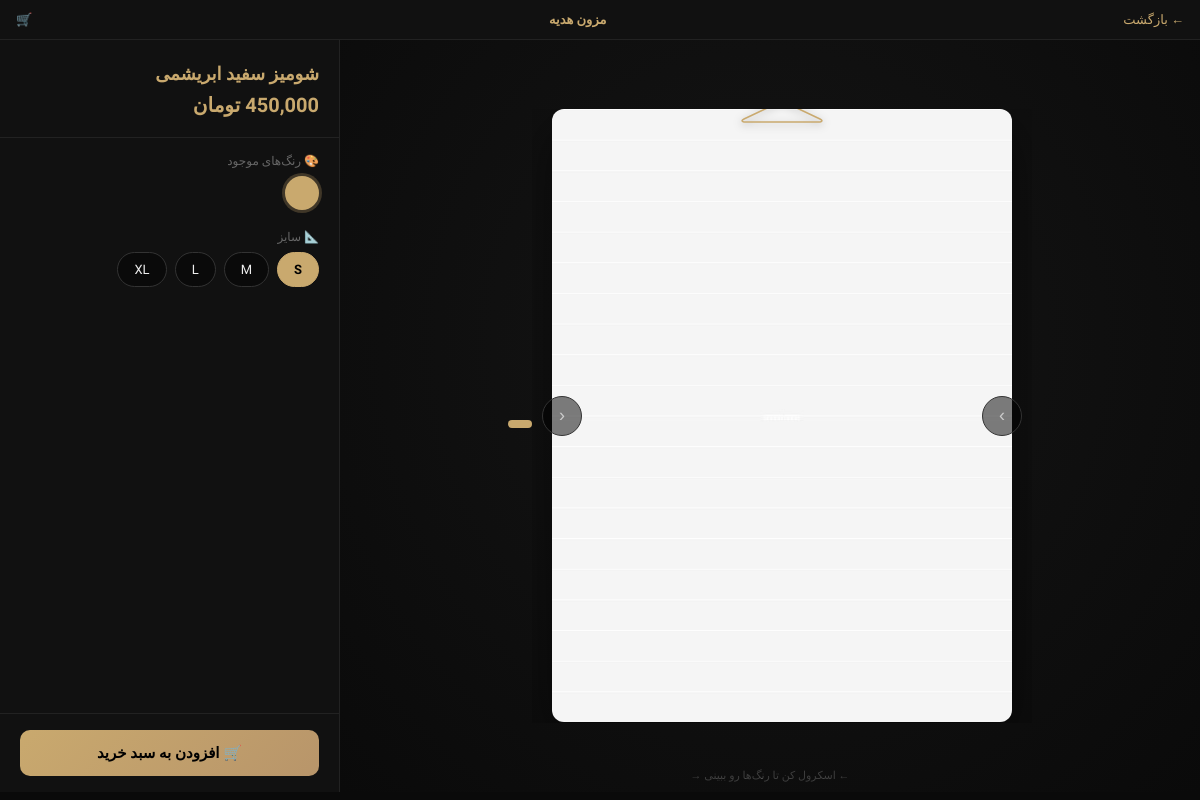
The page /tryon/1 on the database its author committed.
### tables this page shows
CREATE TABLE products (
            id INTEGER PRIMARY KEY AUTOINCREMENT,
            name TEXT NOT NULL,
            description TEXT,
            price INTEGER NOT NULL,
            old_price INTEGER,
            category_id INTEGER,
            image TEXT,
            sizes TEXT DEFAULT 'S,M,L,XL',
            colors TEXT,
            stock INTEGER DEFAULT 100,
            discount INTEGER DEFAULT 0,
            is_featured INTEGER DEFAULT 0,
            is_active INTEGER DEFAULT 1,
            rating REAL DEFAULT 4.5,
            reviews_count INTEGER DEFAULT 0,
            created_at TIMESTAMP DEFAULT CURRENT_TIMESTAMP,
            FOREIGN KEY (category_id) REFERENCES categories(id)
        );

### app.py (the view)
@app.route('/tryon/<int:product_id>')
def virtual_tryon(product_id):
    db = get_db()
    product = db.execute('SELECT * FROM products WHERE id = ?', (product_id,)).fetchone()
    if not product:
        flash('محصول یافت نشد', 'warning')
        return redirect(url_for('home'))
    settings = {row['key']: row['value'] for row in db.execute('SELECT * FROM settings').fetchall()}
    colors = []
    if product['colors']:
        colors = [c.strip() for c in product['colors'].split(',')]
    mannequin_colors = [
        {'name': 'سفید', 'hex': '#FFFFFF'},
        {'name': 'کرم', 'hex': '#F5F5DC'},
        {'name': 'صورتی', 'hex': '#FFB6C1'},
        {'name': 'طوسی', 'hex': '#808080'},
        {'name': 'مشکی', 'hex': '#000000'},
    ]
    return render_template('tryon.html', product=product, colors=colors,
                         mannequin_colors=mannequin_colors, settings=settings)

### app.py (called while the page is built)
def get_db():
    if 'db' not in g:
        g.db = sqlite3.connect(app.config['DATABASE'])
        g.db.row_factory = sqlite3.Row
    return g.db

@app.after_request
def add_security_headers(response):
    response.headers['X-Content-Type-Options'] = 'nosniff'
    response.headers['X-Frame-Options'] = 'SAMEORIGIN'
    response.headers['X-XSS-Protection'] = '1; mode=block'
    return response

### templates/tryon.html (shortened to what this page needs)
<!DOCTYPE html><html lang="fa" dir="rtl"><head>
</head><body>
<div class="topbar">
<a href="/product/{{ product.id }}">← بازگشت</a>
<a href="/" style="font-weight:600">مزون هدیه</a>
<a href="/cart">🛒</a>
</div>
<div class="page">
<div class="carousel-wrap" id="carouselWrap">
<div class="carousel" id="carousel">
<button class="arrow arrow-l" onclick="slide(-1)">›</button>
<button class="arrow arrow-r" onclick="slide(1)">‹</button>
<div class="hanger">
</div>
<div class="slides" id="slides">
{% if product_images %}
{% for img in product_images %}
<div class="slide">
<img src="{{ img.image }}" alt="{{ product.name }} {{ img.color_name }}" draggable="false">
{% if img.color_name %}
<div class="color-label">{{ img.color_name }}</div>
{% endif %}
</div>
{% endfor %}
{% else %}
{% if product.image %}
<div class="slide">
<img src="{{ product.image }}" alt="{{ product.name }}" draggable="false">
</div>
{% endif %}
{% endif %}
</div>
</div>
<div class="dots" id="dots">
{% if product_images %}
{% for img in product_images %}
<div class="dot {% if loop.first %}on{% endif %}" onclick="goTo({{ loop.index0 }})"></div>
{% endfor %}
{% else %}
<div class="dot on"></div>
{% endif %}
</div>
<div class="hint">← اسکرول کن تا رنگ‌ها رو ببینی →</div>
</div>
<div class="sidebar">
<div class="sb-hd">
<h2>{{ product.name }}</h2>
<div class="price">{{ "{:,}".format(product.price) }} تومان</div>
</div>
<div class="sb-bd">
<div class="grp">
<div class="grp-l">🎨 رنگ‌های موجود</div>
<div class="row">
{% if product_images %}
{% for img in product_images %}
<button class="cdot {% if loop.first %}on{% endif %}" style="background:{{ img.color_hex if img.color_hex else '#888' }}" onclick="goTo({{ loop.index0 }})" title="{{ img.color_name }}"></button>
{% endfor %}
{% else %}
<button class="cdot on" style="background:#c9a96e" title="رنگ اصلی"></button>
{% endif %}
</div>
</div>
<div class="grp">
<div class="grp-l">📐 سایز</div>
<div class="row">
{% set sizes = product.sizes.split(',') if product.sizes else ['36','38','40','42','44','46'] %}
{% for s in sizes %}
<button class="sb {% if loop.first %}on{% endif %}" onclick="setSize('{{ s }}',this)">{{ s }}</button>
{% endfor %}
</div>
</div>
</div>
<div class="sb-ft">
<button class="cta" onclick="addToCart()">🛒 افزودن به سبد خرید</button>
</div>
</div>
</div>
</body></html>

### templates/tryon.html (style rules this page uses)
* { margin:0;padding:0;box-sizing:border-box }
body { font-family:'Vazirmatn',sans-serif;background:#0a0a0a;color:#eee;min-height:100vh;overflow-x:hidden }
.topbar { background:#111;border-bottom:1px solid #222;padding:12px 16px;display:flex;align-items:center;justify-content:space-between }
.topbar a { color:#c9a96e;text-decoration:none;font-size:13px }
.page { display:grid;grid-template-columns:1fr 340px;min-height:calc(100vh - 48px) }
.carousel-wrap { display:flex;align-items:center;justify-content:center;background:radial-gradient(ellipse at center 40%,#151515,#0a0a0a);position:relative;overflow:hidden }
.carousel { position:relative;width:100%;max-width:500px;overflow:hidden;touch-action:pan-y }
.slides { display:flex;transition:transform 0.4s cubic-bezier(0.25,0.8,0.25,1);will-change:transform }
.slide { min-width:100%;position:relative;padding:0 20px }
.slide img { width:100%;height:auto;border-radius:12px;box-shadow:0 20px 50px rgba(0,0,0,0.5);display:block;user-select:none;-webkit-user-drag:none }
.hanger { position:absolute;top:-20px;left:50%;transform:translateX(-50%);z-index:2 }
.hanger svg { width:100px;filter:drop-shadow(0 2px 4px rgba(0,0,0,0.3)) }
.dots { display:flex;justify-content:center;gap:8px;margin-top:16px }
.dot { width:8px;height:8px;border-radius:50%;background:#333;cursor:pointer;transition:all 0.3s }
.dot.on { background:#c9a96e;width:24px;border-radius:4px }
.arrow { position:absolute;top:50%;transform:translateY(-50%);width:40px;height:40px;background:rgba(0,0,0,0.5);border:1px solid #333;border-radius:50%;color:#ccc;font-size:18px;cursor:pointer;display:flex;align-items:center;justify-content:center;z-index:3;transition:all 0.2s }
.arrow-l { right:10px }
.arrow-r { left:10px }
.hint { position:absolute;bottom:10px;left:50%;transform:translateX(-50%);font-size:11px;color:rgba(255,255,255,0.2) }
.sidebar { background:#111;border-right:1px solid #222;display:flex;flex-direction:column;overflow-y:auto;max-height:calc(100vh - 48px) }
.sb-hd { padding:20px;border-bottom:1px solid #222 }
.sb-hd h2 { font-size:18px;color:#c9a96e;line-height:1.5 }
.sb-hd .price { font-size:20px;font-weight:700;color:#c9a96e;margin-top:6px }
.sb-bd { flex:1;padding:16px 20px }
.grp { margin-bottom:20px }
.grp-l { font-size:12px;color:#666;margin-bottom:8px }
.row { display:flex;gap:8px;flex-wrap:wrap }
.cdot { width:34px;height:34px;border-radius:50%;border:2px solid transparent;cursor:pointer;transition:all 0.2s;position:relative }
.cdot.on { border-color:#c9a96e;box-shadow:0 0 0 3px rgba(201,169,110,0.25) }
.cdot::after { content:'';position:absolute;inset:2px;border-radius:50% }
.sb { padding:9px 16px;background:#0a0a0a;border:1px solid #333;border-radius:20px;color:#eee;cursor:pointer;font-family:inherit;font-size:13px;transition:all 0.2s }
.sb.on { background:#c9a96e;color:#000;border-color:#c9a96e;font-weight:600 }
.cta { width:100%;padding:14px;background:linear-gradient(135deg,#c9a96e,#b8956a);border:none;border-radius:10px;color:#000;font-size:15px;font-weight:700;font-family:inherit;cursor:pointer;margin-top:auto;transition:all 0.3s }
.sb-ft { padding:16px 20px;border-top:1px solid #222 }

### rows shown on the page
products: image (picture), name "شومیز سفید ابریشمی", price "450,000"

### other values the page prints
{{ s }} "S" "M" "L" "XL"
